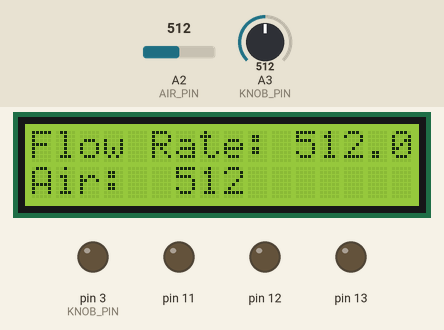
Recording of a sketch running on a simulated Arduino Nano, built with avr-gcc and run on an emulated ATmega328P. On the bench: 16×2 character LCD, output pins drawn as LEDs (lit = HIGH). The inputs (shaded band) are chosen by the test bench; at power-on: A2 (AIR_PIN) = 512, A3 (KNOB_PIN) = 512. What the sketch prints to the serial monitor is not drawn.

Above: at 1.7 s.
1.8 s: A2 (AIR_PIN) set to 716
At 2.1 s:
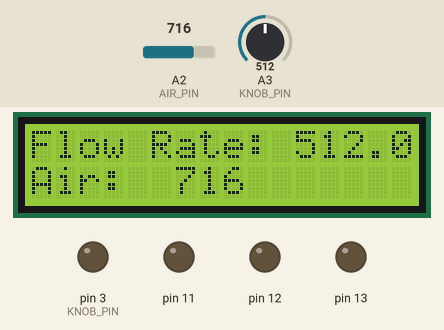
3.3 s: A3 (KNOB_PIN) set to 716
At 3.6 s:
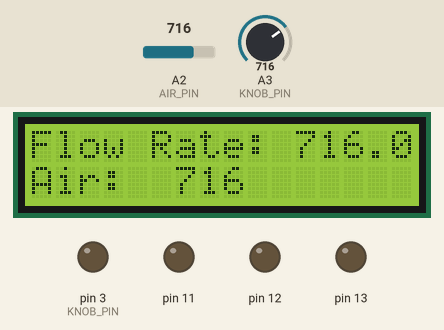
4.8 s: A2 (AIR_PIN) set to 900
At 5.3 s:
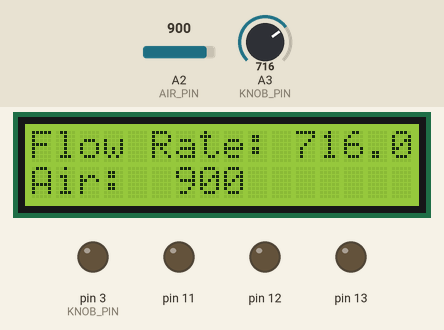
6.3 s: A3 (KNOB_PIN) set to 900
At 6.8 s:
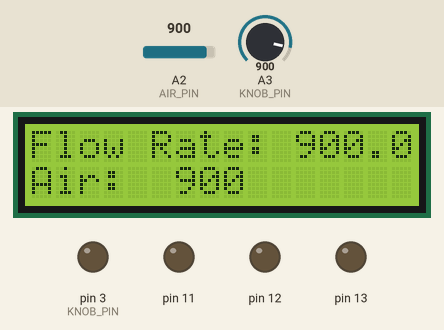
7.8 s: A2 (AIR_PIN) set to 1023
At 8.3 s:
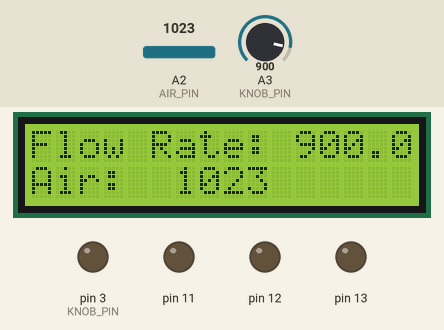
9.3 s: A3 (KNOB_PIN) set to 1023
At 9.9 s:
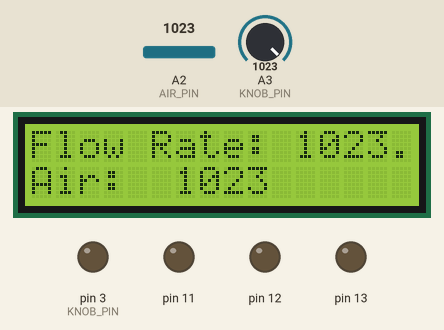
Timing chart, 0 to 11.8 s (numbered marks = the images above; inputs shaded):
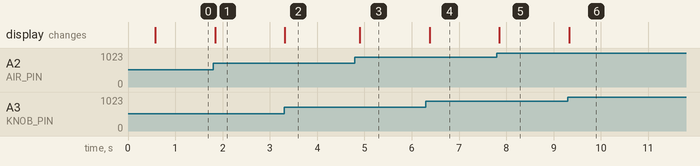

The sketch:

MIVS.ino
```cpp
/*
 * MIVS - Microgravity IV System
 * Fall 2014
 *
 * Josh Kaplan
 * jk@joshkaplan.org
 *
 * Using 28BYJ-48 Stepper Motor with Arduino Nano (ATmega328)
 * Based on http://www.instructables.com/id/BYJ48-Stepper-Motor/?ALLSTEPS
 */

/*----------( Libraries )----------*/

#include <LiquidCrystal.h>        // Arduino LCD library for LCD screen
//#include "LCDKeypad.h"
#include "DFR_Key.h"              // library for reading keypad values
#include "Motor.h"                // motor library for stepper motor


/*----------( Motor Setup )----------*/

#define AIA  13                    // motor pin definitions
#define AIB  12
#define BIA  11
#define BIB  3

#define STEPS 200                 // steps per revolution


/*----------( Air Sensor )----------*/

#define AIR_PIN 2                 // air-in-line sensor analog pin

/*----------( UI Setup)----------*/

#define LCD_1 8                   // define LCD pins
#define LCD_2 9
#define LCD_3 4
#define LCD_4 5
#define LCD_5 6
#define LCD_6 7

#define KNOB_PIN 3                // define control knob analog pin


/*----------( Object Declarations )----------*/

LiquidCrystal lcd(8, 9, 4, 5, 6, 7);       // Sainsmart LCD Keypad Shield
DFR_Key keypad;                            // Sainsmart LCD Keypad
Motor motor(STEPS, AIA, AIB, BIA, BIB);    // construct motor object


/*----------( Global Variables )----------*/

// sensor readings
int keypad_val = 0;                     // keypad value
int knob_val = 0;                       // potentiometer knob
int air_sensor_val = 0;                 // air sensor

float conversion_factor = 1.0;          // knob_val to motor speed conversion
float flow_rate = 0;                    // flow rate in mL/h
float motor_speed = 0;                  // motor speed (defaults to max speed)


/**
 * ------------------------------------------------------------
 * Setup
 * ------------------------------------------------------------
 *
 * the setup() function runs once at the beginning of the program.
 */
void setup()
{
  Serial.begin(9600);

  // LCD set up
  lcd.begin(16, 2);                // defines an LCD screen with 16 columns and 2 rows
  lcd.clear();                     // clears the screen
  lcd.setCursor(0, 0);             // sets the cursor to the screen origin
  keypad.setRate(10);              // sets the keypad rate (in millis I think)

  // MIVS Startup
  lcd.print("Loading...");
  Serial.println("Loading...");

  lcd.print("MIVS Started.");
  Serial.println("MIVS Started.");
  delay(500);
  lcd.clear();
}


/**
 * ------------------------------------------------------------
 * Loop
 * ------------------------------------------------------------
 *
 * the loop() function repeats infinitely.
 */
void loop()
{
  // read speed setting, print to screen, set flow rate
  knob_val = analogRead(KNOB_PIN);
  flow_rate = (float) knob_val * conversion_factor;


  if ((air_sensor_val = analogRead(AIR_PIN)) > 900 )
  {
    //motor.setSpeed(0);
    //lcd.clear();
    //lcd.setCursor(0,0);
    //lcd.print("Air Bubble Detected");
  }

  lcd.setCursor(0,0);
  lcd.print("Flow Rate: ");
  lcd.setCursor(11,0);
  lcd.print(flow_rate);

  lcd.setCursor(0,1);
  lcd.print("Air:        ");
  lcd.setCursor(6,1);
  lcd.print(air_sensor_val);


  //motor.setSpeed(motor_speed);        // in rpm
  //motor.step(200);                    // rotate a number of steps
  //

  // uncomment the line below for testing
  delay(100);
}
```

DFR_Key.cpp
```cpp
#include "Arduino.h"
#include "DFR_Key.h"

static int DEFAULT_KEY_PIN = 0;
static int DEFAULT_THRESHOLD = 5;

static int UPKEY_ARV = 144; //that's read "analogue read value"
static int DOWNKEY_ARV = 329;
static int LEFTKEY_ARV = 505;
static int RIGHTKEY_ARV = 0;
static int SELKEY_ARV = 742;
static int NOKEY_ARV = 1023;

DFR_Key::DFR_Key()
{
  _refreshRate = 10;
  _keyPin = DEFAULT_KEY_PIN;
  _threshold = DEFAULT_THRESHOLD;
  _keyIn = NO_KEY;
  _curInput = NO_KEY;
  _curKey = NO_KEY;
  _prevInput = NO_KEY;
  _prevKey = NO_KEY;
  _oldTime = 0;
}

int DFR_Key::getKey()
{
 if (millis() > _oldTime + _refreshRate)
 {
    _prevInput = _curInput;
    _curInput = analogRead(_keyPin);

    if (_curInput == _prevInput)
    {
      _change = false;
      _curKey = _prevKey;
    }
    else
    {
      _change = true;
      _prevKey = _curKey;

      if (_curInput > UPKEY_ARV - _threshold && _curInput < UPKEY_ARV + _threshold ) _curKey = UP_KEY;
      else if (_curInput > DOWNKEY_ARV - _threshold && _curInput < DOWNKEY_ARV + _threshold ) _curKey = DOWN_KEY;
      else if (_curInput > RIGHTKEY_ARV - _threshold && _curInput < RIGHTKEY_ARV + _threshold ) _curKey = RIGHT_KEY;
      else if (_curInput > LEFTKEY_ARV - _threshold && _curInput < LEFTKEY_ARV + _threshold ) _curKey = LEFT_KEY;
      else if (_curInput > SELKEY_ARV - _threshold && _curInput < SELKEY_ARV + _threshold ) _curKey = SELECT_KEY;
      else _curKey = NO_KEY;
   }

   if (_change) return _curKey; else return SAMPLE_WAIT;
   _oldTime = millis();
 }
}

void DFR_Key::setRate(int rate)
{
  _refreshRate = rate;
}
```

DFR_Key.h
```cpp
#ifndef DFR_Key_h
#define DFR_Key_h

#include "Arduino.h"

#define SAMPLE_WAIT -1
#define NO_KEY 0
#define UP_KEY 3
#define DOWN_KEY 4
#define LEFT_KEY 2
#define RIGHT_KEY 5
#define SELECT_KEY 1

class DFR_Key
{
  public:
    DFR_Key();
    int getKey();
    void setRate(int);
  private:
    int _refreshRate;
    int _keyPin;
    int _threshold;
    int _keyIn;
    int _curInput;
    int _curKey;
    int _prevInput;
    int _prevKey;
    boolean _change;
    unsigned long _oldTime;
};

#endif
```

Motor.cpp
```cpp
/*
 * Motor.cpp
 * MIVS - Microgravity IV System
 *
 * Josh Kaplan
 * jk@joshkaplan.org
 *
 * Stepper motor control library. This library is designed for
 * and tested with a 28BYJ-48 stepper motor.
 */

#include "Arduino.h"
#include "Motor.h"

#define CLOCKWISE false         // define motor directions
#define CCW       true


/**
 * Class constructor. Initializes data and pin outputs for user-specified
 * Arduino wiring configuration.
 */

Motor::Motor(int _steps, int _pin_1, int _pin_2, int _pin_3, int _pin_4)
{
  // Motor Data
  steps      = _steps;           // steps per revolution
  step_num   = 0;                // current step
  step_delay = 1;                // delay between stepss [micros]
  direction  = CLOCKWISE;        // motor direction

  // Time
  last_step_time = 0;            // time stamp [micros] of last step

  // Arduino pins used
  pin_1 = _pin_1;
  pin_2 = _pin_2;
  pin_3 = _pin_3;
  pin_4 = _pin_4;

  // Setup pins on Arduino
  pinMode(pin_1, OUTPUT);
  pinMode(pin_2, OUTPUT);
  pinMode(pin_3, OUTPUT);
  pinMode(pin_4, OUTPUT);
}


/*
 * Rotate the motor by the user specified degree value.
 * Calls the private stepMotor function to physically control the motor.
 */

void Motor::rotate(float _degrees)
{
  // can only go to +/- ~5759.9 before overflowing steps_left
  // error check and return early to avoid unexpected behavior
  if (_degrees > 5000.0 || _degrees < -5000.0)
    return;

  // set directon based on _degrees
  direction  = (_degrees > 0) ? CLOCKWISE : CCW;

  // [FIX] Is is safe to do this without typecasting?
  unsigned int steps_left = (unsigned int)round((abs(_degrees) / 360.0)*steps);


  while (steps_left > 0)
  {
    // Make sure there is at least 1 ms between steps
    // Let's run some more tests on this.
    // Speed control and delays will occur here
    if (micros() - last_step_time >= step_delay)
    {
      stepMotor(1);                     // take a step
      last_step_time = micros();        // store time after step
      steps_left--;                     // decrement steps remaining
    }
  }
}


/*
 * Rotate the motor by the user specified number of steps.
 * Calls the private stepMotor function to physically control the motor.
 */

void Motor::step(int _steps)
{
  // count remaining steps
  int steps_left = _steps;

  // set directon based on _degrees
  direction  = (_steps > 0) ? CLOCKWISE : CCW;

  // take a step an decrement steps_left
  while (steps_left > 0)
  {
    stepMotor(1);
    delay(step_delay);
    steps_left--;
  }
}


/*
 * Takes a motor speed [rpm] and sets the speed accordingly. Checks for invalid
 * speed values (values that could result in unexpected behavior). If invalid
 * invalid values, set motor to max speed (step, delay 1).
 */

void Motor::setSpeed(float _rpm)
{
  // [FIX] the max rpm val shouldn't be hard coded.
  // check for invalid param value (14.648 is max rpm of motor)
  /*if (_rpm < 0.0 || _rpm > 30.0)
  {
    step_delay = 1000;
    return;
  }

  // calculate the delay [micros] between motor steps
  step_delay = (int)round((60 / steps) / _rpm) * 1000;
  return;*/
  step_delay = 100;
  return;
}


/*
 * Moves the motor the specified number of steps. Even though this function is
 * dynamically coded, it should only be called with a parameter of 1.
 */

void Motor::stepMotor(int _num_steps)
{
  int speed = 255;          // the speed of motor between steps
                            // always use 255 (HIGH) unless using analogwrite
  switch (step_num)
  {
    case 0:
        digitalWrite(pin_1, speed);
        digitalWrite(pin_2, 0);
        digitalWrite(pin_3, speed);
        digitalWrite(pin_4, 0);
        break;
    case 1:
        digitalWrite(pin_1, 0);
        digitalWrite(pin_2, speed);
        digitalWrite(pin_3, speed);
        digitalWrite(pin_4, 0);
        break;
    case 2:
        digitalWrite(pin_1, 0);
        digitalWrite(pin_2, speed);
        digitalWrite(pin_3, 0);
        digitalWrite(pin_4, speed);
        break;
    case 3:
        digitalWrite(pin_1, speed);
        digitalWrite(pin_2, 0);
        digitalWrite(pin_3, 0);
        digitalWrite(pin_4, speed);
        break;
    default:
      digitalWrite(pin_1, 0);
      digitalWrite(pin_2, 0);
      digitalWrite(pin_3, 0);
      digitalWrite(pin_4, 0);
      break;
  }

  step_num += (direction) ? -1 : 1;

  if ( !(step_num >= 0 && step_num <= 3) )  // if steps is not between 0 and 3
    step_num = (step_num > 3) ? 0 : 3;      // ensure steps between 0 and 3

}
```

Motor.h
```cpp
/**
 * Motor.h
 *
 * Josh Kaplan
 * jk@joshkaplan.org
 *
 * Stepper motor control for 28BYJ-48 Stepper Motor
 */


/**
 * the Motor class provide motor control functions for
 * interfacing the 28BYJ-48 with the Arduino Nano ATmega328
 */

class Motor {
  public:
    Motor(int _steps, int _pin_1, int _pin_2, int _pin_3, int _pin_4);
    void rotate(float _degrees);
    void step(int _steps);
    void setSpeed(float _rpm);

  private:
    void stepMotor(int _num_steps);

    // motor data
    int   steps;                        // steps per revolution
    int   step_num;                     // current step
    int   step_delay;                   // based on motor speed [rpm]
    bool  direction;                    // motor direction (NOT USED for NEMA-17)

    // timing
    unsigned long last_step_time;       // time stamp [micros] of last step

    // motor pin numbers:
    int pin_1;
    int pin_2;
    int pin_3;
    int pin_4;
};
```

LCDKeypad.cpp
```cpp
/*
  LCDKeypad.cpp
*/

//#include "WProgram.h"

// include this library's description file

#include <LiquidCrystal.h>
#include "LCDKeypad.h"
#include "Arduino.h"

LCDKeypad::LCDKeypad() : LiquidCrystal(8, 9, 4, 5, 6, 7)
{
}

int LCDKeypad::button()
{
  static int NUM_KEYS=5;
  static int adc_key_val[5] ={
    30, 150, 360, 535, 760     };
  int k, input;
  input=analogRead(0);
  for (k = 0; k < NUM_KEYS; k++)
  {
    if (input < adc_key_val[k])
    {
      return k;
    }
  }
  if (k >= NUM_KEYS)
    k = -1;     // No valid key pressed
  return k;
}
```

LCDKeypad.h
```cpp
/*
  LCDKeypad.h
*/

// ensure this library description is only included once
#ifndef LCDKeypad_h
#define LCDKeypad_h

// library interface description
#define KEYPAD_NONE -1
#define KEYPAD_RIGHT 0
#define KEYPAD_UP 1
#define KEYPAD_DOWN 2
#define KEYPAD_LEFT 3
#define KEYPAD_SELECT 4

class LCDKeypad: public LiquidCrystal
{
  public:
    LCDKeypad();
    int button();
};

#endif
```

Measured:
- after the input at 1.8 s, the display: changes at once (image 1)
- after the input at 3.3 s, the display: changes at once (image 2)
- after the input at 4.8 s, the display: changes after 0.10 s (image 3)
- after the input at 6.3 s, the display: changes after 0.08 s (image 4)
- after the input at 7.8 s, the display: changes after 0.05 s (image 5)
- after the input at 9.3 s, the display: changes at once (image 6)
